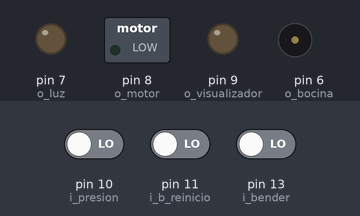
A sketch run on a simulated Arduino Uno, built with avr-gcc and run on an emulated ATmega328P. Parts: switched loads named in the sketch (green lamp = pin HIGH), output pins drawn as LEDs (lit = HIGH), buzzer (waves = sounding, pin HIGH). The inputs (shaded band) are chosen by the test bench; at power-on: pin 10 (i_presion) LOW, pin 11 (i_b_reinicio) LOW, pin 13 (i_bender) LOW. What the sketch prints to the serial monitor is not drawn.

Above: at 1.2 s.
1.3 s: pin 10 (i_presion) driven HIGH
At 1.9 s:
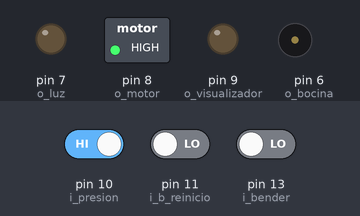
Timing chart, 0 to 4.3 s (numbered marks = the images above; inputs shaded):
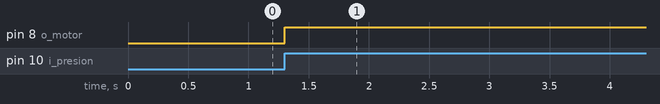

The sketch:

FInal-Planta.ino
```cpp
//---------------------- SENSORES ----------------------//
int i_bender = 13;
int i_boton = 12;
int i_b_reinicio = 11;
int i_presion = 10;
int o_visualizador = 9; //No requiere BJT directo a Micro
int o_motor = 8;
int o_luz = 7;
int o_bocina = 6;


//---------------------- OTRAS VARIABLES ----------------------//

int buttonState = 0;
int parar =1;
int parar2 =0;
int cant_producida = 4;
int alertas = 1;
int x = 7;
int y = 0;
int z ;
int nuevo = 27;
int termino = 0;


void setup()
{
  //--------------------- ESCENARIO BANDA ---------------------//
  pinMode(i_presion, INPUT);
  pinMode(o_motor, OUTPUT);

  //------------------ ESCENARIO CONGELADOR ------------------//
  pinMode(i_bender , INPUT);
  pinMode(o_luz, OUTPUT);
  pinMode(o_visualizador, OUTPUT);

  //------------------------ BOTONES ------------------------//
  pinMode(i_b_reinicio, INPUT);
  pinMode(i_boton, INPUT);

  //--------------- ESCENARIO FIN PRODUCCION ---------------//
  pinMode(o_bocina, OUTPUT);

  Serial.begin(9600);
}

void loop()
{

//------------------------ REINICIO ------------------------//

cerrado();
interfaz();

if(digitalRead(i_b_reinicio) == HIGH)
   {
   x=7;
   y=0;
   cerrado();
   digitalWrite(o_bocina, LOW);
   interfaz();
   }

//--------------------- ESCENARIO BANDA ---------------------//
if(digitalRead(i_presion) == HIGH )
  {
  digitalWrite(o_motor, HIGH);
  x = 9;
  y = 0;
  cerrado();
  interfaz();
  delay(10000);
  }
else
  {
  digitalWrite(o_motor, LOW);
  }

//------------------ ESCENARIO CONGELADOR ------------------//
if(digitalRead(i_bender) == HIGH && digitalRead(i_boton) == HIGH)
  {
  x = 9;
  y = 0;
  cerrado();
  interfaz();
  digitalWrite(o_luz, HIGH);
  for(int i=1; i<=10; i++)
       {
       digitalWrite(o_visualizador, HIGH);
       delay(1000);
       digitalWrite(o_visualizador, LOW);
       delay(20);
       }
  digitalWrite(o_luz, LOW);
  digitalWrite(o_bocina, HIGH);
  x=0;
  y=9;
  cerrado();
  interfaz();
  }

}
//------------------ FUNCION INTERFAZ ------------------//

void cerrado()
  {
  if(digitalRead(i_bender) == HIGH)
    z=0;
  else
    z=1;
  }

void interfaz()
   {
      //Serial.print(x);
      //Serial.print(y);
      //Serial.println(z);
      if(x == 7 && y == 0 && z == 1)
        Serial.print("701");
      if(x == 7 && y == 0 && z == 0)
        Serial.print("700");
      if(x == 9 && y == 0 && z == 0)
        Serial.print("900");
      if(x == 0 && y == 9 && z == 0)
        Serial.print("090");

   }
```

Measured:
- after the input at 1.3 s, pin 8 (o_motor): LOW → HIGH at once
